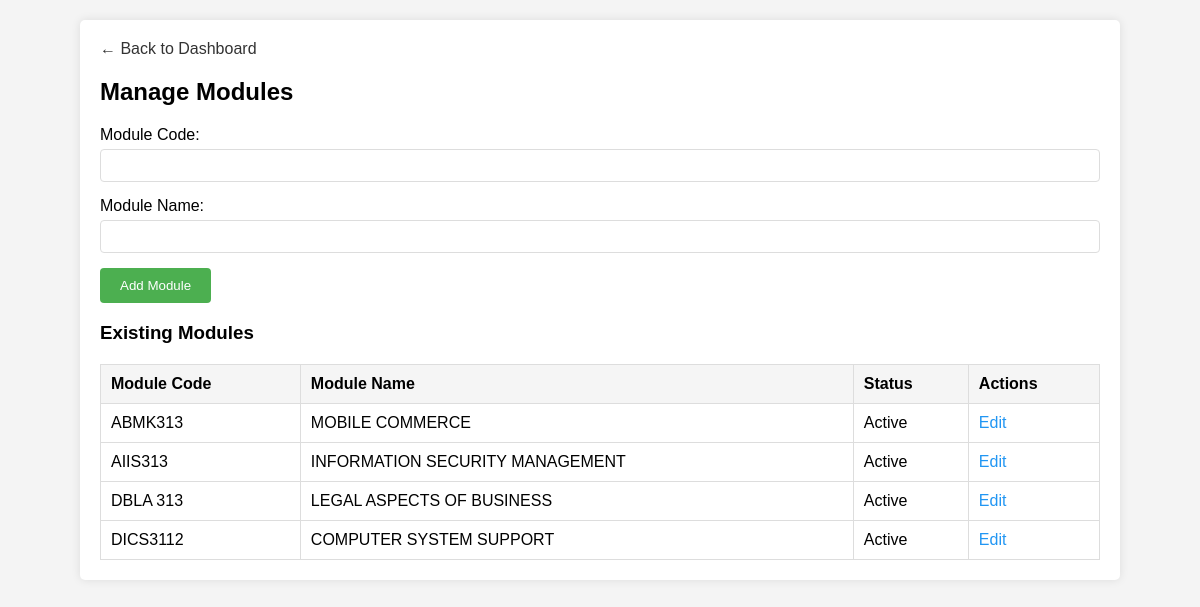
Page /manage_modules.php (signed in) on the committed database.
### tables this page shows
CREATE TABLE `modules` (
  `id` int NOT NULL,
  `module_code` varchar(20) DEFAULT NULL,
  `module_name` varchar(100) DEFAULT NULL,
  `status` tinyint(1) DEFAULT '1'
);

### manage_modules.php (the view, shortened to what this page needs)
<?php
require_once 'config.php';
$editing = false;
$edit_module = null;
$stmt = $pdo->query("SELECT * FROM modules WHERE status = 1 ORDER BY module_code");
$modules = $stmt->fetchAll();
?>
<!DOCTYPE html>
<html>
<head>
</head>
<body>
    <div class="container">
        <div class="nav">
            <a href="dashboard.php">← Back to Dashboard</a>
        </div>
        <h2>Manage Modules</h2>
        <form method="POST">
            <div class="form-group">
                <label>Module Code:</label>
                <input type="text" name="module_code" required
                       value="<?php echo $editing ? htmlspecialchars($edit_module['module_code']) : ''; ?>">
            </div>
            <div class="form-group">
                <label>Module Name:</label>
                <input type="text" name="module_name" required
                       value="<?php echo $editing ? htmlspecialchars($edit_module['module_name']) : ''; ?>">
            </div>
            <button type="submit"><?php echo $editing ? 'Update' : 'Add'; ?> Module</button>
        </form>
        <h3>Existing Modules</h3>
        <table>
            <thead>
                <tr>
                    <th>Module Code</th>
                    <th>Module Name</th>
                    <th>Status</th>
                    <th>Actions</th>
                </tr>
            </thead>
            <tbody>
                <?php foreach ($modules as $module): ?>
                    <tr>
                        <td><?php echo htmlspecialchars($module['module_code']); ?></td>
                        <td><?php echo htmlspecialchars($module['module_name']); ?></td>
                        <td><?php echo $module['status'] ? 'Active' : 'Inactive'; ?></td>
                        <td>
                            <a href="?edit=<?php echo $module['id']; ?>" class="edit-link">Edit</a>
                        </td>
                    </tr>
                <?php endforeach; ?>
            </tbody>
        </table>
    </div>
</body>
</html>

### manage_modules.php (style rules this page uses)
body { font-family: Arial, sans-serif; margin: 0; padding: 20px; background: #f4f4f4; }
.container { max-width: 1000px; margin: 0 auto; background: white; padding: 20px; border-radius: 5px; box-shadow: 0 0 10px rgba(0,0,0,0.1); }
.form-group { margin-bottom: 15px; }
label { display: block; margin-bottom: 5px; }
input[type="text"] { width: 100%; padding: 8px; border: 1px solid #ddd; border-radius: 4px; box-sizing: border-box; }
button { background: #4CAF50; color: white; padding: 10px 20px; border: none; border-radius: 4px; cursor: pointer; margin-right: 10px; }
table { width: 100%; border-collapse: collapse; margin-top: 20px; }
th, td { padding: 10px; border: 1px solid #ddd; text-align: left; }
th { background: #f5f5f5; }
.nav { margin-bottom: 20px; }
.nav a { color: #333; text-decoration: none; }
.edit-link { color: #2196F3; text-decoration: none; margin-right: 10px; }

### rows in the picture
modules: module_code "ABMK313", module_name "MOBILE COMMERCE", status "Active"
modules: module_code "AIIS313", module_name "INFORMATION SECURITY MANAGEMENT", status "Active"
modules: module_code "DBLA 313", module_name "LEGAL ASPECTS OF BUSINESS", status "Active"
modules: module_code "DICS3112", module_name "COMPUTER SYSTEM SUPPORT", status "Active"
